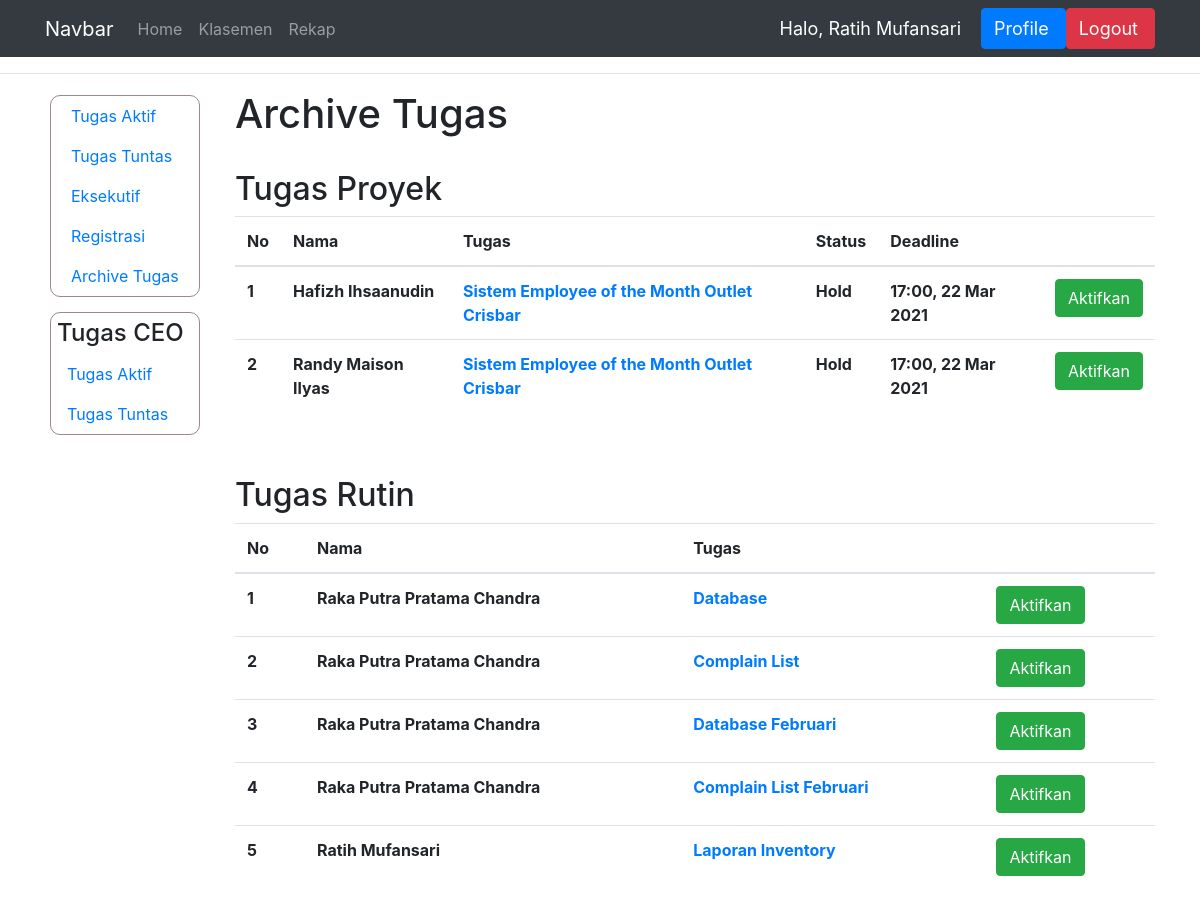
Page /archive_tugas/ (signed in) on the earlier database version.
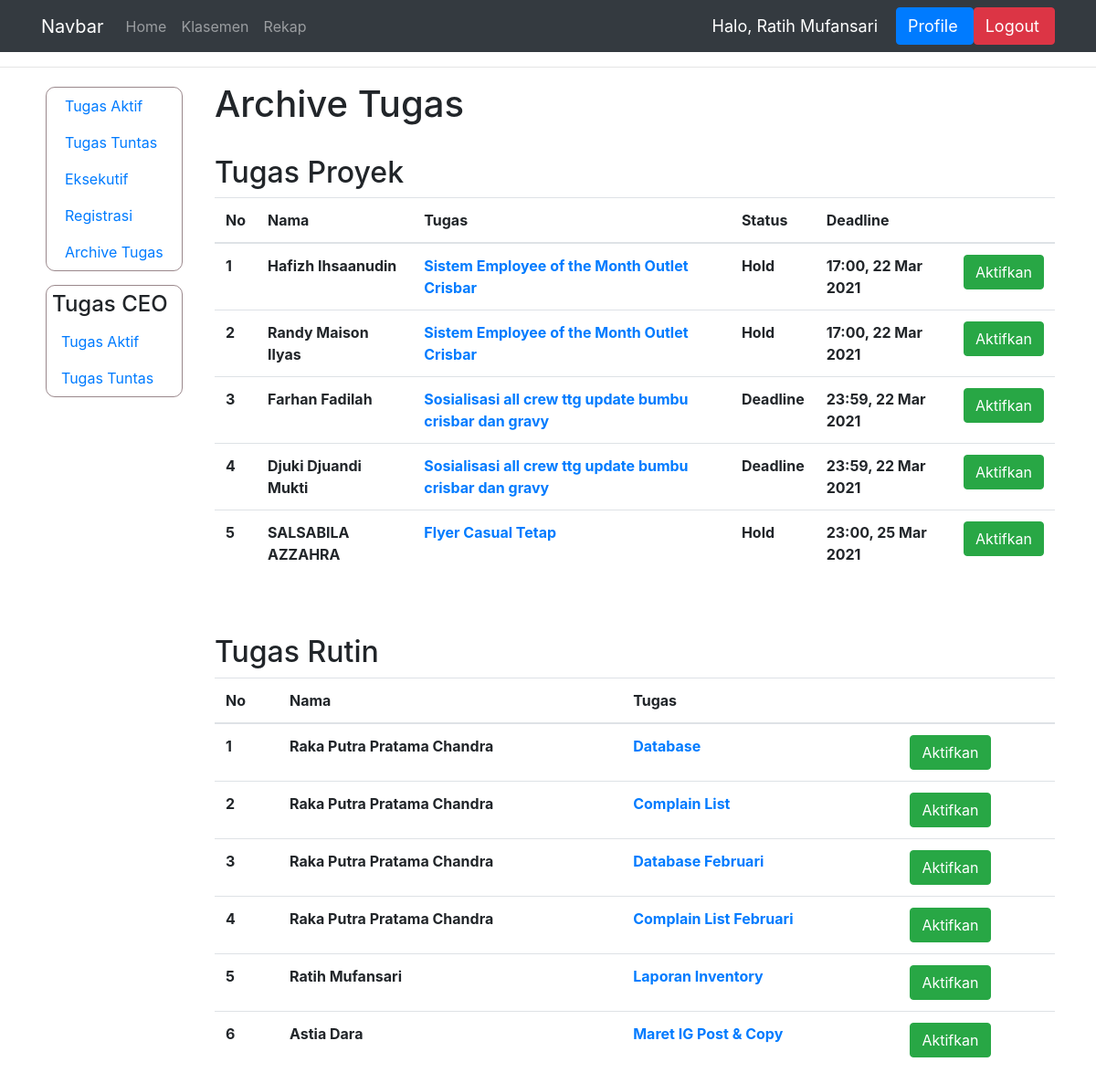
Same page on the later database version.
### dashboard/models.py (models this page shows, shortened)
class TugasProyek(models.Model):
    STATUS = (
        ('Tuntas', 'Tuntas'),
        ('Hold', 'Hold'),
        ('On Progress', 'On Progress'),
        ('Selesai', 'Selesai'),
        ('Deadline', 'Deadline'),
        ('Terlambat', 'Terlambat')
    )
    pemilik_tugas = models.ForeignKey(User, on_delete=models.CASCADE)
    judul = models.CharField(max_length=150)
    isi = models.CharField(max_length=1000)
    deadline = models.DateTimeField('Deadline')
    status = models.CharField(max_length=15, choices=STATUS)
    bukti = models.CharField(max_length=100, null=True)
    penilaian = models.IntegerField(null=True)
    bagian = models.CharField(max_length = 100, null=True)
    komentar = models.CharField(max_length=1000)
    selesai_pada = models.DateTimeField('Selesai pada', null=True)
    link_bukti = models.CharField(max_length=1000, null=True)
    archive = models.BooleanField(null=True, default=False)
    ketuntasan = models.BooleanField(null=True, default=False)

class TugasRutin(models.Model):
    pemilik_tugas = models.ForeignKey(User, on_delete=models.CASCADE)
    judul = models.CharField(max_length=150)
    isi = models.CharField(max_length=1000)
    bagian = models.CharField(max_length=150, null=True)
    archive = models.BooleanField(null=True)

### dashboard/views.py (the view)
# urls.py: path('archive_tugas/', views.archive_tugas, name='archive_tugas'),
@login_required(login_url='login')
def archive_tugas(request):
    nama = request.user.first_name
    context = {'nama' : nama}
    tp = TugasProyek.objects.filter(archive=True)
    tr = TugasRutin.objects.filter(archive=True)
    if not request.user.groups.filter(name='Eksekutif').exists() or request.user.last_name == 'Human Resource':
        context['data_kar'] = True
    context['tugas_proyek'] = tp
    context['tugas_rutin'] = tr
    return render(request, 'manager/archive_tugas.html', context)

### templates/manager/archive_tugas.html
{% extends 'main.html' %}
{% block content %}
<hr>
<div class="container">
    <div class="row">
        {% if sidebar_ceo %}
            {% include 'ceo/sidebar.html' %}
        {% else %}
            {% include 'manager/sidebar.html' %}
        {% endif %}
        <div class="col">
            <h1>Archive Tugas</h1>
            <br>
              <h2>Tugas Proyek</h2>
                <table class="table">
                <thead>
                    <tr>
                        <th scope="col">No</th>
                        <th scope="col">Nama</th>
                        <th scope="col">Tugas</th>
                        <th scope="col">Status</th>
                        <th scope="col">Deadline</th>
                        <th scopve="col"></th>
                    </tr>
                </thead>
                {% for isi in tugas_proyek %}
                <tr>
                    <th scope="row">{{forloop.counter}}</th>
                    <th>{{isi.pemilik_tugas.first_name}}</th>
                    <th><a href="{% url 'mdetail_proyek' isi.id %}">{{isi.judul}}</a></th>
                    <th>{{isi.status}}</th>
                    <th>{{isi.deadline|time:"H:i"}}, {{isi.deadline|date:"d M Y"}}</th>
                    <th><a class="btn btn-success" href="{% url 'kembalikan_archive_proyek' isi.id %}">Aktifkan</a></th>
                </tr>
                {% endfor %}
                </table>
                <br><br>
              <h2>Tugas Rutin</h2>
            <table class="table">
            <thead>
                <tr>
                    <th scope="col">No</th>
                    <th scope="col">Nama</th>
                    <th scope="col">Tugas</th>
                    <th scope="col"></th>
                </tr>
                </thead>
                {% for isi in tugas_rutin %}
                <tr>
                    <th scope="row">{{forloop.counter}}</th>
                    <th>{{isi.pemilik_tugas.first_name}}</th>
                    <th><a href="{% url 'progress_tugas_rutin' isi.id %}">{{isi.judul}}</a></th>
                    <th><a class="btn btn-success" href="{% url 'kembalikan_archive_rutin' isi.id %}">Aktifkan</a></th>
                </tr>
                {% endfor %}
            </table>
        </div>
    </div>
</div>
{% endblock %}

Differences in the rows shown:
added TugasProyek: pemilik_tugas.first_name "Farhan Fadilah", judul "Sosialisasi all crew ttg update bumbu crisbar dan gravy", status "Deadline", deadline "23:59", deadline "22 Mar 2021"
added TugasProyek: pemilik_tugas.first_name "Djuki Djuandi Mukti", judul "Sosialisasi all crew ttg update bumbu crisbar dan gravy", status "Deadline", deadline "23:59", deadline "22 Mar 2021"
added TugasProyek: pemilik_tugas.first_name "SALSABILA AZZAHRA", judul "Flyer Casual Tetap", status "Hold", deadline "23:00", deadline "25 Mar 2021"
now on this page (row edited): TugasRutin: pemilik_tugas.first_name "Astia Dara", judul "Maret IG Post & Copy"
